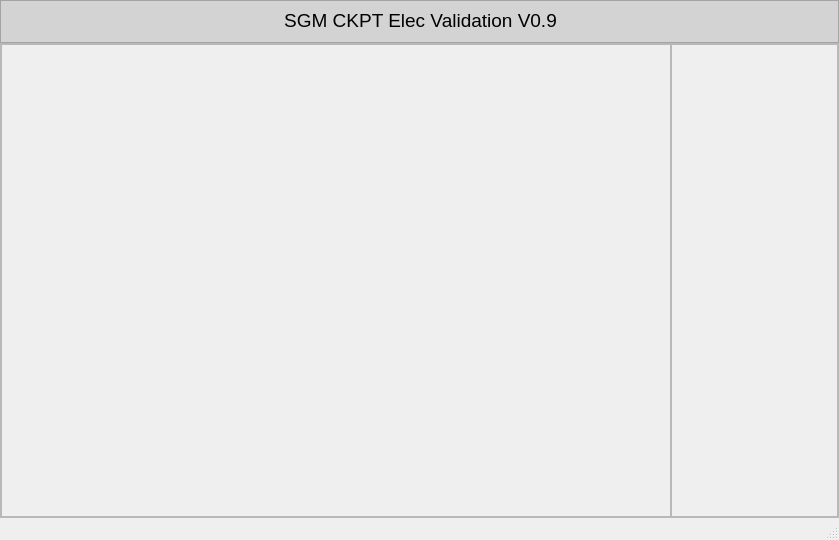
<?xml version="1.0" encoding="UTF-8"?>
<ui version="4.0">
 <class>MainWindow</class>
 <widget class="QMainWindow" name="MainWindow">
  <property name="geometry">
   <rect>
    <x>0</x>
    <y>0</y>
    <width>839</width>
    <height>540</height>
   </rect>
  </property>
  <property name="windowTitle">
   <string>MainWindow</string>
  </property>
  <widget class="QWidget" name="centralwidget">
   <layout class="QVBoxLayout" name="verticalLayout_1">
    <property name="spacing">
     <number>0</number>
    </property>
    <property name="leftMargin">
     <number>0</number>
    </property>
    <property name="topMargin">
     <number>0</number>
    </property>
    <property name="rightMargin">
     <number>0</number>
    </property>
    <property name="bottomMargin">
     <number>0</number>
    </property>
    <item>
     <widget class="QFrame" name="QFrame_Header_1">
      <property name="sizePolicy">
       <sizepolicy hsizetype="Expanding" vsizetype="Preferred">
        <horstretch>0</horstretch>
        <verstretch>1</verstretch>
       </sizepolicy>
      </property>
      <property name="styleSheet">
       <string notr="true">QFrame#QFrame_Header_1 {
	background-color: lightgray;
}</string>
      </property>
      <property name="frameShape">
       <enum>QFrame::StyledPanel</enum>
      </property>
      <property name="frameShadow">
       <enum>QFrame::Raised</enum>
      </property>
      <widget class="QLabel" name="header_title_label">
       <property name="geometry">
        <rect>
         <x>0</x>
         <y>9</y>
         <width>841</width>
         <height>31</height>
        </rect>
       </property>
       <property name="font">
        <font>
         <pointsize>14</pointsize>
        </font>
       </property>
       <property name="text">
        <string>SGM CKPT Elec Validation V0.9</string>
       </property>
       <property name="alignment">
        <set>Qt::AlignHCenter|Qt::AlignTop</set>
       </property>
      </widget>
     </widget>
    </item>
    <item>
     <widget class="QFrame" name="QFrame_Bottom_1">
      <property name="sizePolicy">
       <sizepolicy hsizetype="Expanding" vsizetype="Expanding">
        <horstretch>0</horstretch>
        <verstretch>11</verstretch>
       </sizepolicy>
      </property>
      <property name="frameShape">
       <enum>QFrame::StyledPanel</enum>
      </property>
      <property name="frameShadow">
       <enum>QFrame::Raised</enum>
      </property>
      <layout class="QHBoxLayout" name="horizontalLayout_2">
       <property name="spacing">
        <number>0</number>
       </property>
       <property name="leftMargin">
        <number>0</number>
       </property>
       <property name="topMargin">
        <number>0</number>
       </property>
       <property name="rightMargin">
        <number>0</number>
       </property>
       <property name="bottomMargin">
        <number>0</number>
       </property>
       <item>
        <widget class="QFrame" name="QFrame_Left_2">
         <property name="sizePolicy">
          <sizepolicy hsizetype="Expanding" vsizetype="Expanding">
           <horstretch>4</horstretch>
           <verstretch>0</verstretch>
          </sizepolicy>
         </property>
         <property name="frameShape">
          <enum>QFrame::StyledPanel</enum>
         </property>
         <property name="frameShadow">
          <enum>QFrame::Raised</enum>
         </property>
         <layout class="QVBoxLayout" name="verticalLayout_2">
          <property name="spacing">
           <number>0</number>
          </property>
          <property name="leftMargin">
           <number>0</number>
          </property>
          <property name="topMargin">
           <number>0</number>
          </property>
          <property name="rightMargin">
           <number>0</number>
          </property>
          <property name="bottomMargin">
           <number>0</number>
          </property>
          <item>
           <widget class="QFrame" name="QFrame_PN_Program_3">
            <property name="sizePolicy">
             <sizepolicy hsizetype="Expanding" vsizetype="Preferred">
              <horstretch>0</horstretch>
              <verstretch>1</verstretch>
             </sizepolicy>
            </property>
           </widget>
          </item>
          <item>
           <widget class="QFrame" name="QFrame_Program_3">
            <property name="sizePolicy">
             <sizepolicy hsizetype="Expanding" vsizetype="Preferred">
              <horstretch>0</horstretch>
              <verstretch>1</verstretch>
             </sizepolicy>
            </property>
           </widget>
          </item>
          <item>
           <widget class="QFrame" name="QFrame_Test_Case_3">
            <property name="sizePolicy">
             <sizepolicy hsizetype="Expanding" vsizetype="Expanding">
              <horstretch>0</horstretch>
              <verstretch>5</verstretch>
             </sizepolicy>
            </property>
           </widget>
          </item>
          <item>
           <widget class="QFrame" name="QFrame_Malfunction_3">
            <property name="sizePolicy">
             <sizepolicy hsizetype="Expanding" vsizetype="Preferred">
              <horstretch>0</horstretch>
              <verstretch>2</verstretch>
             </sizepolicy>
            </property>
           </widget>
          </item>
         </layout>
        </widget>
       </item>
       <item>
        <widget class="QFrame" name="QFrame_Right_2">
         <property name="sizePolicy">
          <sizepolicy hsizetype="Expanding" vsizetype="Expanding">
           <horstretch>1</horstretch>
           <verstretch>0</verstretch>
          </sizepolicy>
         </property>
         <property name="frameShape">
          <enum>QFrame::StyledPanel</enum>
         </property>
         <property name="frameShadow">
          <enum>QFrame::Raised</enum>
         </property>
        </widget>
       </item>
      </layout>
     </widget>
    </item>
   </layout>
  </widget>
  <widget class="QMenuBar" name="menubar">
   <property name="geometry">
    <rect>
     <x>0</x>
     <y>0</y>
     <width>839</width>
     <height>22</height>
    </rect>
   </property>
  </widget>
  <widget class="QStatusBar" name="statusbar"/>
 </widget>
 <resources/>
 <connections/>
</ui>
